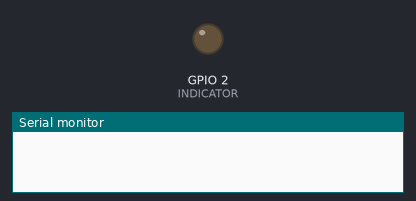
Bench run of a sketch on a simulated ESP8266 (NodeMCU). On the bench: output pins drawn as LEDs (lit = HIGH), the last lines printed to the serial monitor. Random numbers use the default seed unless the sketch sets one.

Above: at 0.1 s.
At 126.1 s:
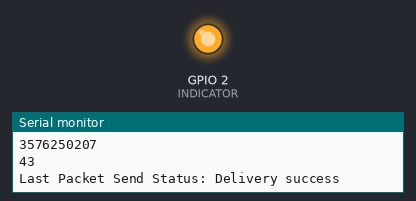
Timing chart, 0 to 127.6 s (numbered marks = the images above):
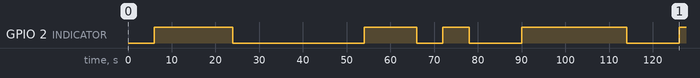

The sketch:

Server1Tx.ino
```cpp
#include <ESP8266WiFi.h>
#include <espnow.h>
#include <CRC32.h>


uint8_t broadcastAddress[] = {0x94, 0xb9, 0x7e, 0x14, 0x60, 0x89};

typedef struct struct_message {
  char message[32];
  int pseudoRandInt;
  int status;
  uint32_t hash;
} struct_message;

struct_message payload;

CRC32 crc;

const uint8_t INDICATOR = 2;

unsigned long lastTime = 0;
unsigned long timerDelay = 6000;  // send readings timer

// CRC32 algorithm parameters (standard IEEE 802.3 polynomial)
#define CRC32_POLYNOMIAL 0xEDB88320L
#define CRC32_INITIAL    0xFFFFFFFFL
uint32_t calculateChecksum(const void* input, size_t size) {
    uint32_t crc = CRC32_INITIAL;

    if (input != NULL) {
        const uint8_t* data = (const uint8_t*)input;

        for (size_t i = 0; i < size; ++i) {
            uint8_t byte = data[i];

            for (int j = 0; j < 8; ++j) {
                uint8_t bit = (byte >> 7) & 1;
                crc ^= (bit << 31);
                byte <<= 1;

                if (crc & 0x80000000) {
                    crc = (crc << 1) ^ CRC32_POLYNOMIAL;
                } else {
                    crc <<= 1;
                }
            }
        }
    }

    return crc ^ CRC32_INITIAL;
}

// Callback when data is sent
void OnDataSent(uint8_t *mac_addr, uint8_t sendStatus) {
  Serial.print("Last Packet Send Status: ");
  if (sendStatus == 0){
    Serial.println("Delivery success");
  }
  else{
    Serial.println("Delivery fail");
  }
}

void setup() {
  Serial.begin(115200);
   WiFi.mode(WIFI_STA);

  if (esp_now_init() != 0) {
    Serial.println("Error initializing ESP-NOW");
    return;
  }

  pinMode(INDICATOR, OUTPUT);

  esp_now_set_self_role(ESP_NOW_ROLE_CONTROLLER);
  esp_now_register_send_cb(OnDataSent);
  esp_now_add_peer(broadcastAddress, ESP_NOW_ROLE_SLAVE, 1, NULL, 0);
}

void loop() {
  if ((millis() - lastTime) > timerDelay) {

    payload.pseudoRandInt = random(10,100);
    strcpy(payload.message, "Kygm message");
    payload.status = ((payload.pseudoRandInt % 2) == 0); //if the rand is even then true else false
    payload.hash = calculateChecksum(&payload.pseudoRandInt, sizeof(int));

    if(payload.status != 1)//looks backwards but this is the only way it seems to work
    {
      digitalWrite(INDICATOR, HIGH);
    }
    else {
      digitalWrite(INDICATOR, LOW);
    }

    Serial.println(payload.hash);
    Serial.println(payload.pseudoRandInt);

    esp_now_send(broadcastAddress, (uint8_t *) &payload, sizeof(payload));

    lastTime = millis();
  }
}
```

Measured:
- by itself, GPIO 2 (INDICATOR): LOW → HIGH at 6.0 s, → LOW 18.0 s later, → HIGH 30.0 s later, → LOW 12.0 s later, … (9 changes in this stretch)
